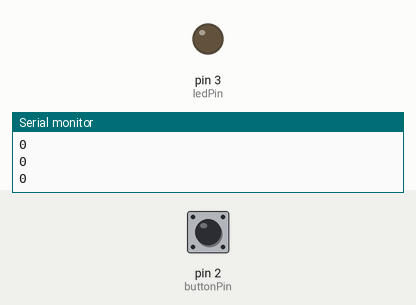
Simulated run of this sketch. Board: Arduino Uno, built with avr-gcc and run on an emulated ATmega328P. Shown: output pins drawn as LEDs (lit = HIGH), the last lines printed to the serial monitor. Inputs (shaded band) come from the test bench; at power-on: pin 2 (buttonPin) LOW.

Above: at 1.2 s.
1.3 s: pin 2 (buttonPin) pulled HIGH for 0.15 s
At 1.4 s:
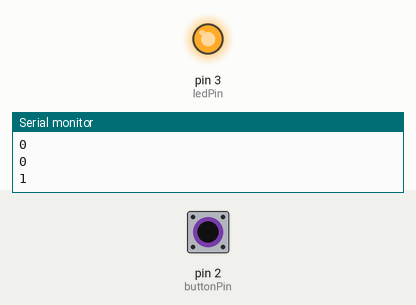
3.0 s: pin 2 (buttonPin) pulled HIGH for 3.2 s
At 7.5 s:
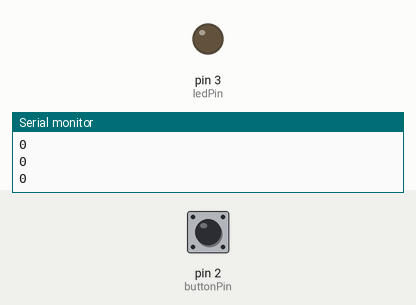
Timing chart, 0 to 9.0 s (numbered marks = the images above; inputs shaded):
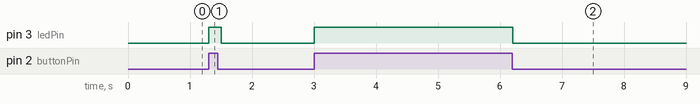

Measured:
- after the input at 1.3 s, pin 3 (ledPin): LOW → HIGH at once, → LOW 0.20 s later
- after the input at 3.0 s, pin 3 (ledPin): LOW → HIGH at once, → LOW 3.2 s later

The sketch:

W09_05_in_out.ino
```cpp
// W09_06_in_out

// lets use words to connect a BUTTON to an LED

// INPUTs let us receive signals from the physical world
// and USE them in our media based projects

// create a variable to hold the arduino PINs we connected to

int buttonPin =   2  ; // where is the circuit?
int ledPin    =   3  ; // where is the circuit?

//  create a variable to hold the STATE of the input.
//  this one is digital so it can ONLY be a 0 or 1 (LOW or HIGH)

int STATE; // name of variable.

void setup() {
  // put your setup code here, to run once:
  // set your pinModes
  pinMode ( buttonPin, INPUT   );  // set this
  pinMode ( ledPin,    OUTPUT  );

  // Lets set up a Serial connection so we can see what the Arduino sees
 Serial.begin(9600);
  // Lets include a startup message
 Serial.println(__FILE__); // note __FILE__ is a built in thing -- no quotes.
}

void loop() {
  // put your main code here, to run repeatedly:

  //  we want to know the state of our DIGTAL INPUT
  //  so we need to execute a digitaRead

  //  store the result in the STATE variable you CREATED
  //  at top of your code

  STATE = digitalRead( buttonPin );

  // OUTPUT, write the state to your LED
  digitalWrite (  ledPin    ,   STATE     ); // (whichPin, value)

  //  use Serial to print out the STATE of the circuit.
  Serial.println( STATE );

  delay(100);
}
```
